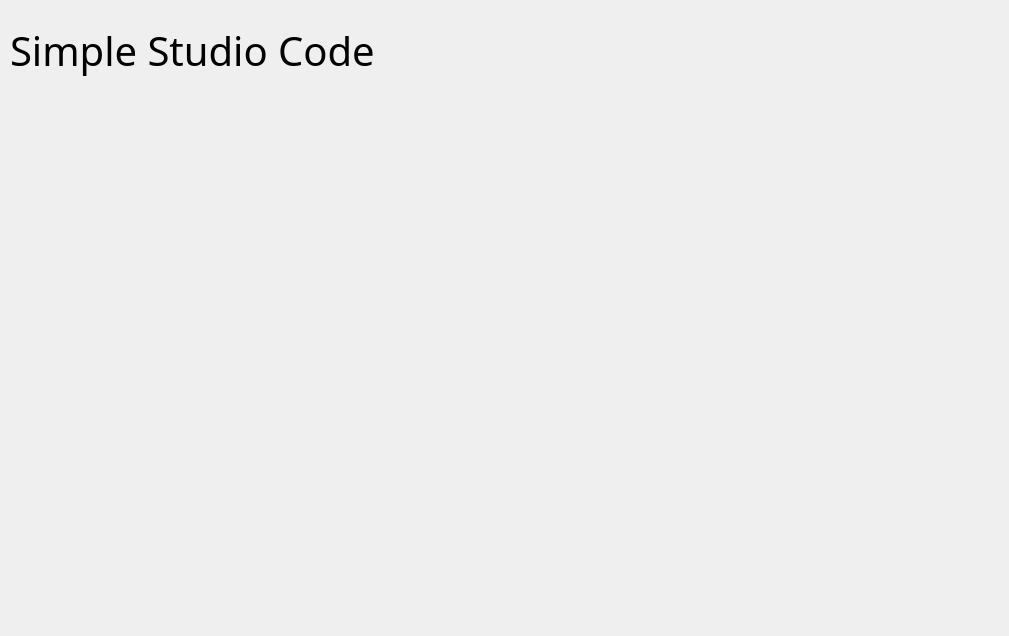
<?xml version="1.0" encoding="UTF-8"?>
<ui version="4.0">
 <class>SimpleStudioCodeClass</class>
 <widget class="QMainWindow" name="SimpleStudioCodeClass">
  <property name="geometry">
   <rect>
    <x>0</x>
    <y>0</y>
    <width>1009</width>
    <height>636</height>
   </rect>
  </property>
  <property name="windowTitle">
   <string>Welcome</string>
  </property>
  <widget class="QWidget" name="centralWidget">
   <widget class="QLabel" name="label">
    <property name="geometry">
     <rect>
      <x>10</x>
      <y>10</y>
      <width>461</width>
      <height>81</height>
     </rect>
    </property>
    <property name="font">
     <font>
      <family>Cascadia Code</family>
      <pointsize>30</pointsize>
      <bold>false</bold>
     </font>
    </property>
    <property name="text">
     <string>Simple Studio Code</string>
    </property>
   </widget>
  </widget>
 </widget>
 <layoutdefault spacing="6" margin="11"/>
 <resources>
  <include location="SimpleStudioCode.qrc"/>
 </resources>
 <connections/>
</ui>
